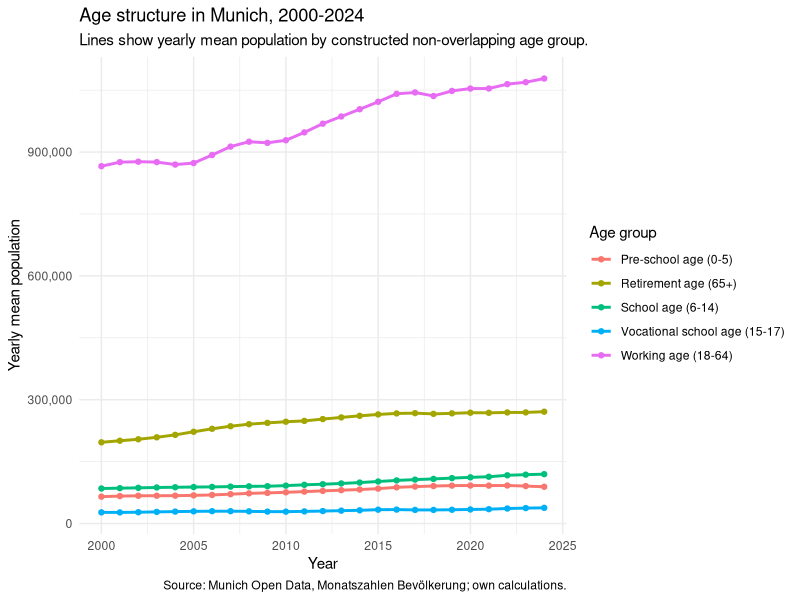
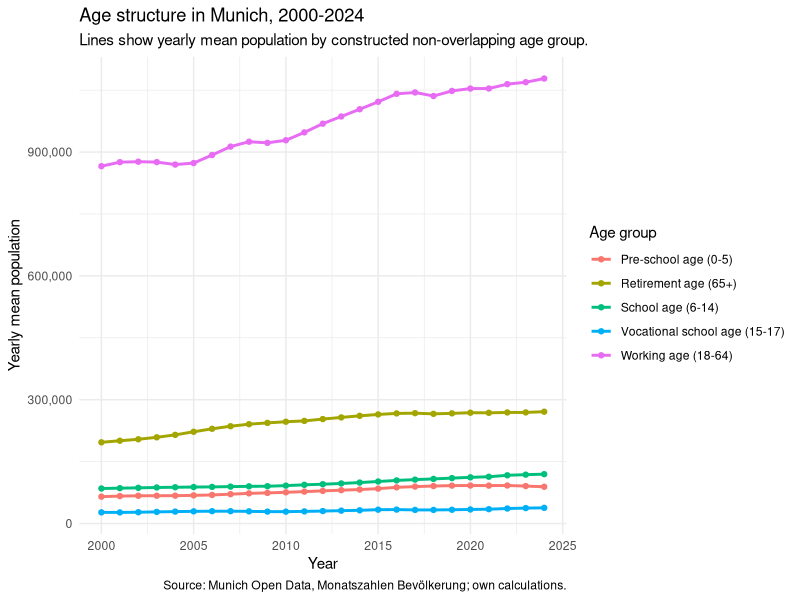
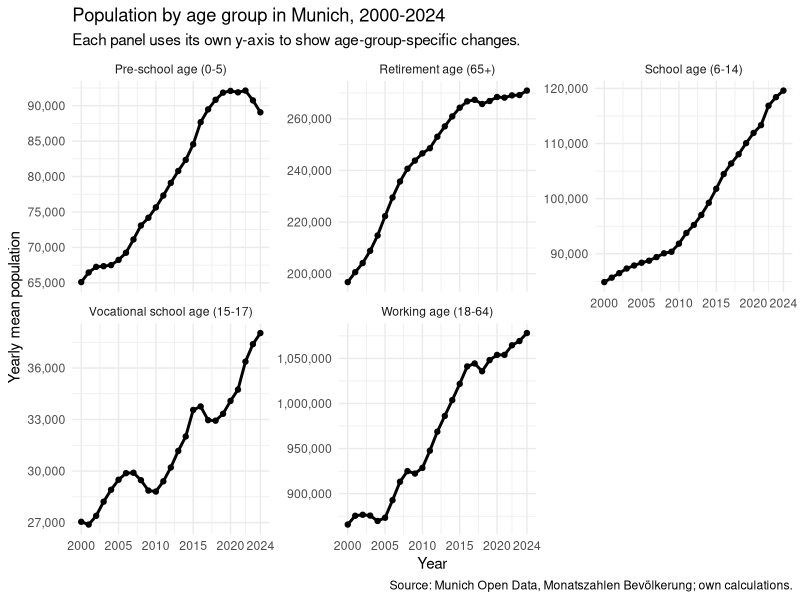
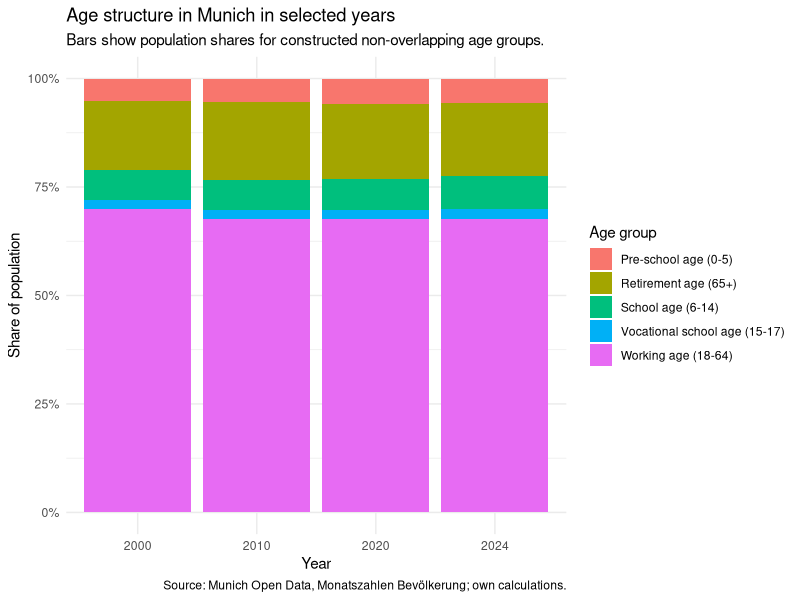

Write the R code that produced these figures, in order.
library(tidyverse)

age_data <- read_csv("data/processed/age_data.csv")

glimpse(age_data)

age_data %>%
  distinct(AUSPRAEGUNG) %>%
  arrange(AUSPRAEGUNG)

age_data %>%
  count(AUSPRAEGUNG, sort = TRUE)

age_data %>%
  group_by(AUSPRAEGUNG) %>%
  summarise(
    n_rows = n(),
    missing_wert = sum(is.na(WERT)),
    min_year = min(year, na.rm = TRUE),
    max_year = max(year, na.rm = TRUE)
  ) %>%
  arrange(desc(missing_wert))

age_selected <- age_data %>%
  filter(AUSPRAEGUNG %in% c(
    "noch nicht Schulpflichtige (0 bis 5 Jahre)",
    "Schulpflichtige (6 bis 14 Jahre)",
    "Berufsschulpflichtige (15 bis 17 Jahre)",
    "Erwerbsfähige (15 bis 64 Jahre)",
    "Rentner*innen (65 Jahre und älter)"
  ))

age_selected %>% 
    distinct(AUSPRAEGUNG)

age_yearly <- age_selected %>%
    filter(year >= 2000, year <= 2024) %>%
    group_by(AUSPRAEGUNG, year) %>%
    summarise(
        mean_population = mean(WERT, na.rm = TRUE),
        .groups = "drop"
    )

age_wide <- age_yearly %>%
    pivot_wider(
        names_from = AUSPRAEGUNG,
        values_from = mean_population
    )

age_structure <- age_wide %>%
    mutate(
        `18 bis 64 Jahre` = 
        `Erwerbsfähige (15 bis 64 Jahre)` -
         `Berufsschulpflichtige (15 bis 17 Jahre)`
    )

age_structure_long <- age_structure %>%
    select(
     year,
    `noch nicht Schulpflichtige (0 bis 5 Jahre)`,
    `Schulpflichtige (6 bis 14 Jahre)`,
    `Berufsschulpflichtige (15 bis 17 Jahre)`,
    `18 bis 64 Jahre`,
    `Rentner*innen (65 Jahre und älter)`
    ) %>% 
    pivot_longer(
        cols = -year,
        names_to = "age_group",
        values_to = "population"
    )

age_structure_long <- age_structure_long %>%
  mutate(
    age_group_label = recode(
      age_group,
      "noch nicht Schulpflichtige (0 bis 5 Jahre)" = "Pre-school age (0-5)",
      "Schulpflichtige (6 bis 14 Jahre)" = "School age (6-14)",
      "Berufsschulpflichtige (15 bis 17 Jahre)" = "Vocational school age (15-17)",
      "18 bis 64 Jahre" = "Working age (18-64)",
      "Rentner*innen (65 Jahre und älter)" = "Retirement age (65+)"
    )
  )

age_trend_plot <- age_structure_long %>%
  ggplot(aes(x = year, y = population, color = age_group_label)) +
  geom_line(linewidth = 1) +
  geom_point(size = 1.5) +
  scale_y_continuous(labels = scales::comma) +
  labs(
    title = "Age structure in Munich, 2000-2024",
    subtitle = "Lines show yearly mean population by constructed non-overlapping age group.",
    x = "Year",
    y = "Yearly mean population",
    color = "Age group",
    caption = "Source: Munich Open Data, Monatszahlen Bevölkerung; own calculations."
  ) +
  theme_minimal()

age_trend_plot

ggsave(
    filename = "figures/age_trend_plot.png",
    plot = age_trend_plot,
    width = 9,
    height = 6,
    dpi = 300
)

age_trend_facet_plot <- ggplot(
  age_structure_long,
  aes(
    x = year,
    y = population
  )
) +
  geom_line(linewidth = 1) +
  geom_point(size = 1.5) +
  facet_wrap(
    ~ age_group_label,
    scales = "free_y"
  ) +
  scale_y_continuous(labels = scales::comma) +
  scale_x_continuous(
    breaks = c(2000, 2005, 2010, 2015, 2020, 2024)
  ) +
  labs(
    title = "Population by age group in Munich, 2000-2024",
    subtitle = "Each panel uses its own y-axis to show age-group-specific changes.",
    x = "Year",
    y = "Yearly mean population",
    caption = "Source: Munich Open Data, Monatszahlen Bevölkerung; own calculations."
  ) +
  theme_minimal()

ggsave(
  file = "figures/age_trend_facet_plot.png",
  plot = age_trend_facet_plot,
  width = 10,
  height= 8,
  dpi = 300
)

age_structure_share <- age_structure_long %>%
    group_by (year) %>%
    mutate(
      total_population =sum(population,na.rm = TRUE),
      population_share = population/total_population
    ) %>%
    ungroup()

age_share_selected_years <- age_structure_share %>%
    filter(year %in% c(2000,2010,2020,2024))

age_share_bar_plot <- age_share_selected_years %>%
  ggplot(aes(x = factor(year), y = population_share, fill = age_group_label)) +
  geom_col() +
  scale_y_continuous(labels = scales::percent) +
  labs(
    title = "Age structure in Munich in selected years",
    subtitle = "Bars show population shares for constructed non-overlapping age groups.",
    x = "Year",
    y = "Share of population",
    fill = "Age group",
    caption = "Source: Munich Open Data, Monatszahlen Bevölkerung; own calculations."
  ) +
  theme_minimal()
 
 ggsave(
  filename = "figures/age_share_bar_plot.png",
  plot = age_share_bar_plot,
  width = 9,
  height = 6,
  dpi = 300 
 )

 age_change_table <- age_structure_long %>%
  filter(year %in% c(2000, 2024)) %>%
  select(year, age_group, population) %>%
  pivot_wider(
    names_from = year,
    values_from = population
  ) %>%
  mutate(
    absolute_change = `2024` - `2000`,
    relative_change = absolute_change / `2000` * 100
  ) %>%
  arrange(desc(relative_change))

write_csv(age_change_table, "data/processed/age_change_table.csv")

write_csv(
  age_structure_long %>% select(-age_group_label),
  "data/processed/age_structure_long.csv"
)

write_csv(
  age_structure_share %>% select(-age_group_label),
  "data/processed/age_structure_share.csv"
)
